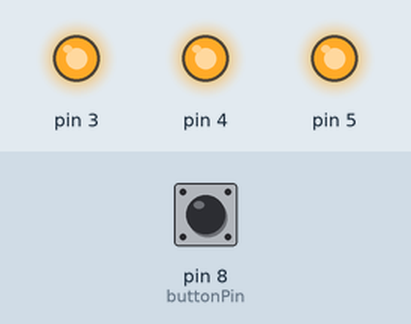
The sketch below on a simulated Arduino Uno, built with avr-gcc and run on an emulated ATmega328P. Shown: output pins drawn as LEDs (lit = HIGH). The test bench sets the inputs (shaded band); at power-on: pin 8 (buttonPin) LOW.

Above: at 1.2 s.
1.3 s: pin 8 (buttonPin) pulled HIGH for 0.15 s
At 1.37 s:
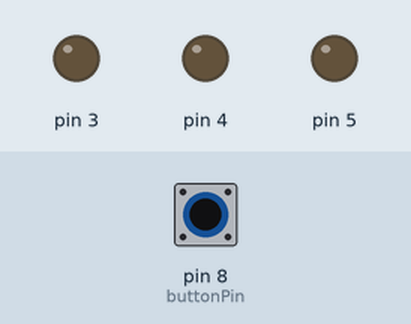
2.9 s: pin 8 (buttonPin) pulled HIGH for 3.2 s
At 7.1 s:
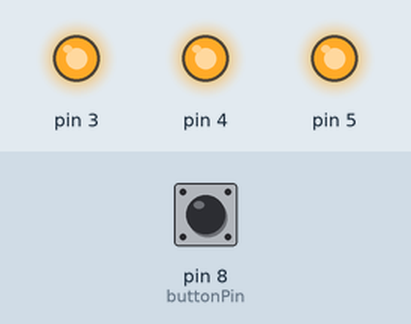
Timing chart, 0 to 8.6 s (numbered marks = the images above; inputs shaded):
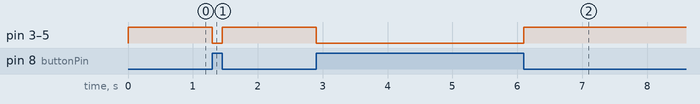

Measured:
- after the input at 1.3 s, pin 3–5: HIGH → LOW at once, → HIGH 0.15 s later
- after the input at 2.9 s, pin 3–5: HIGH → LOW at once, → HIGH 3.2 s later

The sketch:

LedOn2.ino
```cpp
const int buttonPin = 8;
int buttonState = 0;
void setup() {
for(int i = 3 ; i <6; i ++){
 pinMode(i,OUTPUT);
 }
pinMode(buttonPin,INPUT);
}

void loop() {
    buttonState = digitalRead(buttonPin);
    for(int i = 3 ; i <6; i ++){
   if (buttonState == HIGH) {
    digitalWrite(i, LOW);
  } else {
    digitalWrite(i, HIGH);
  }
    }
}
```
